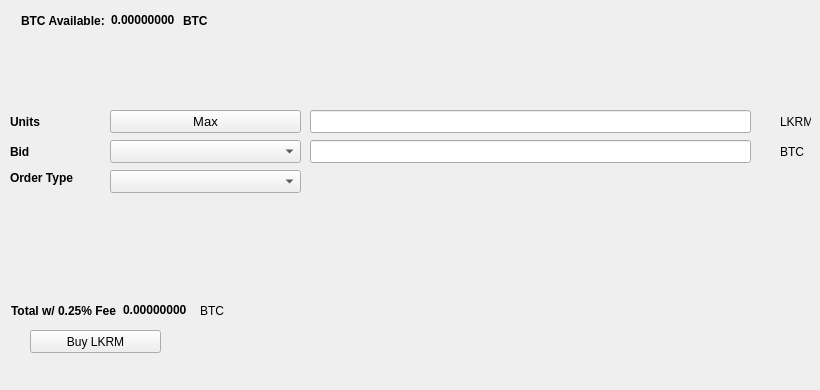
   <widget class="QWidget" name="BuyTab">
    <attribute name="title">
     <string>Buy</string>
    </attribute>
    <widget class="QPushButton" name="BuyLKRM">
     <property name="geometry">
      <rect>
       <x>30</x>
       <y>330</y>
       <width>131</width>
       <height>23</height>
      </rect>
     </property>
     <property name="text">
      <string>Buy LKRM</string>
     </property>
     <property name="icon">
      <iconset resource="../lkrm.qrc">
       <normaloff>:/icons/bitcoin</normaloff>:/icons/bitcoin</iconset>
     </property>
    </widget>
    <widget class="QLabel" name="label_3">
     <property name="geometry">
      <rect>
       <x>10</x>
       <y>110</y>
       <width>46</width>
       <height>23</height>
      </rect>
     </property>
     <property name="font">
      <font>
       <weight>75</weight>
       <bold>true</bold>
      </font>
     </property>
     <property name="text">
      <string>Units</string>
     </property>
    </widget>
    <widget class="QLineEdit" name="UnitsInput">
     <property name="geometry">
      <rect>
       <x>310</x>
       <y>110</y>
       <width>441</width>
       <height>23</height>
      </rect>
     </property>
     <property name="font">
      <font>
       <pointsize>9</pointsize>
       <weight>75</weight>
       <bold>true</bold>
      </font>
     </property>
    </widget>
    <widget class="QLineEdit" name="BuyBidPriceEdit">
     <property name="geometry">
      <rect>
       <x>310</x>
       <y>140</y>
       <width>441</width>
       <height>23</height>
      </rect>
     </property>
     <property name="font">
      <font>
       <pointsize>9</pointsize>
       <weight>75</weight>
       <bold>true</bold>
      </font>
     </property>
    </widget>
    <widget class="QLabel" name="label_4">
     <property name="geometry">
      <rect>
       <x>780</x>
       <y>110</y>
       <width>31</width>
       <height>23</height>
      </rect>
     </property>
     <property name="text">
      <string>LKRM</string>
     </property>
    </widget>
    <widget class="QLabel" name="label_5">
     <property name="geometry">
      <rect>
       <x>780</x>
       <y>140</y>
       <width>31</width>
       <height>23</height>
      </rect>
     </property>
     <property name="text">
      <string>BTC</string>
     </property>
    </widget>
    <widget class="QLabel" name="label_6">
     <property name="geometry">
      <rect>
       <x>10</x>
       <y>140</y>
       <width>46</width>
       <height>23</height>
      </rect>
     </property>
     <property name="font">
      <font>
       <weight>75</weight>
       <bold>true</bold>
      </font>
     </property>
     <property name="text">
      <string>Bid</string>
     </property>
    </widget>
    <widget class="QLabel" name="label_7">
     <property name="geometry">
      <rect>
       <x>10</x>
       <y>170</y>
       <width>91</width>
       <height>16</height>
      </rect>
     </property>
     <property name="font">
      <font>
       <weight>75</weight>
       <bold>true</bold>
      </font>
     </property>
     <property name="text">
      <string>Order Type</string>
     </property>
    </widget>
    <widget class="QPushButton" name="Buy_Max_Amount">
     <property name="geometry">
      <rect>
       <x>110</x>
       <y>110</y>
       <width>191</width>
       <height>23</height>
      </rect>
     </property>
     <property name="font">
      <font>
       <pointsize>10</pointsize>
      </font>
     </property>
     <property name="text">
      <string>Max</string>
     </property>
    </widget>
    <widget class="QComboBox" name="BuyBidcomboBox">
     <property name="geometry">
      <rect>
       <x>110</x>
       <y>140</y>
       <width>191</width>
       <height>23</height>
      </rect>
     </property>
     <property name="font">
      <font>
       <pointsize>10</pointsize>
      </font>
     </property>
    </widget>
    <widget class="QComboBox" name="buyOrdertypeCombo">
     <property name="geometry">
      <rect>
       <x>110</x>
       <y>170</y>
       <width>191</width>
       <height>23</height>
      </rect>
     </property>
     <property name="font">
      <font>
       <pointsize>10</pointsize>
      </font>
     </property>
    </widget>
    <widget class="QWidget" name="layoutWidget1">
     <property name="geometry">
      <rect>
       <x>21</x>
       <y>11</y>
       <width>227</width>
       <height>19</height>
      </rect>
     </property>
     <layout class="QHBoxLayout" name="horizontalLayout_3">
      <item>
       <widget class="QLabel" name="label232">
        <property name="font">
         <font>
          <weight>75</weight>
          <bold>true</bold>
         </font>
        </property>
        <property name="text">
         <string>BTC Available:</string>
        </property>
       </widget>
      </item>
      <item>
       <widget class="QLabel" name="BtcAvailableLbl">
        <property name="palette">
         <palette>
          <active>
           <colorrole role="WindowText">
            <brush brushstyle="SolidPattern">
             <color alpha="255">
              <red>0</red>
              <green>0</green>
              <blue>0</blue>
             </color>
            </brush>
           </colorrole>
           <colorrole role="Button">
            <brush brushstyle="SolidPattern">
             <color alpha="255">
              <red>0</red>
              <green>170</green>
              <blue>0</blue>
             </color>
            </brush>
           </colorrole>
           <colorrole role="Light">
            <brush brushstyle="SolidPattern">
             <color alpha="255">
              <red>0</red>
              <green>255</green>
              <blue>0</blue>
             </color>
            </brush>
           </colorrole>
           <colorrole role="Midlight">
            <brush brushstyle="SolidPattern">
             <color alpha="255">
              <red>0</red>
              <green>212</green>
              <blue>0</blue>
             </color>
            </brush>
           </colorrole>
           <colorrole role="Dark">
            <brush brushstyle="SolidPattern">
             <color alpha="255">
              <red>0</red>
              <green>85</green>
              <blue>0</blue>
             </color>
            </brush>
           </colorrole>
           <colorrole role="Mid">
            <brush brushstyle="SolidPattern">
             <color alpha="255">
              <red>0</red>
              <green>113</green>
              <blue>0</blue>
             </color>
            </brush>
           </colorrole>
           <colorrole role="Text">
            <brush brushstyle="SolidPattern">
             <color alpha="255">
              <red>0</red>
              <green>170</green>
              <blue>0</blue>
             </color>
            </brush>
           </colorrole>
           <colorrole role="BrightText">
            <brush brushstyle="SolidPattern">
             <color alpha="255">
              <red>255</red>
              <green>255</green>
              <blue>255</blue>
             </color>
            </brush>
           </colorrole>
           <colorrole role="ButtonText">
            <brush brushstyle="SolidPattern">
             <color alpha="255">
              <red>0</red>
              <green>0</green>
              <blue>0</blue>
             </color>
            </brush>
           </colorrole>
           <colorrole role="Base">
            <brush brushstyle="SolidPattern">
             <color alpha="255">
              <red>255</red>
              <green>255</green>
              <blue>255</blue>
             </color>
            </brush>
           </colorrole>
           <colorrole role="Window">
            <brush brushstyle="SolidPattern">
             <color alpha="255">
              <red>0</red>
              <green>170</green>
              <blue>0</blue>
             </color>
            </brush>
           </colorrole>
           <colorrole role="Shadow">
            <brush brushstyle="SolidPattern">
             <color alpha="255">
              <red>0</red>
              <green>0</green>
              <blue>0</blue>
             </color>
            </brush>
           </colorrole>
           <colorrole role="AlternateBase">
            <brush brushstyle="SolidPattern">
             <color alpha="255">
              <red>127</red>
              <green>212</green>
              <blue>127</blue>
             </color>
            </brush>
           </colorrole>
           <colorrole role="ToolTipBase">
            <brush brushstyle="SolidPattern">
             <color alpha="255">
              <red>255</red>
              <green>255</green>
              <blue>220</blue>
             </color>
            </brush>
           </colorrole>
           <colorrole role="ToolTipText">
            <brush brushstyle="SolidPattern">
             <color alpha="255">
              <red>0</red>
              <green>0</green>
              <blue>0</blue>
             </color>
            </brush>
           </colorrole>
          </active>
          <inactive>
           <colorrole role="WindowText">
            <brush brushstyle="SolidPattern">
             <color alpha="255">
              <red>0</red>
              <green>0</green>
              <blue>0</blue>
             </color>
            </brush>
           </colorrole>
           <colorrole role="Button">
            <brush brushstyle="SolidPattern">
             <color alpha="255">
              <red>0</red>
              <green>170</green>
              <blue>0</blue>
             </color>
            </brush>
           </colorrole>
           <colorrole role="Light">
            <brush brushstyle="SolidPattern">
             <color alpha="255">
              <red>0</red>
              <green>255</green>
              <blue>0</blue>
             </color>
            </brush>
           </colorrole>
           <colorrole role="Midlight">
            <brush brushstyle="SolidPattern">
             <color alpha="255">
              <red>0</red>
              <green>212</green>
              <blue>0</blue>
             </color>
            </brush>
           </colorrole>
           <colorrole role="Dark">
            <brush brushstyle="SolidPattern">
             <color alpha="255">
              <red>0</red>
              <green>85</green>
              <blue>0</blue>
             </color>
            </brush>
           </colorrole>
           <colorrole role="Mid">
            <brush brushstyle="SolidPattern">
             <color alpha="255">
              <red>0</red>
              <green>113</green>
              <blue>0</blue>
             </color>
            </brush>
           </colorrole>
           <colorrole role="Text">
            <brush brushstyle="SolidPattern">
             <color alpha="255">
              <red>0</red>
              <green>170</green>
              <blue>0</blue>
             </color>
            </brush>
           </colorrole>
           <colorrole role="BrightText">
            <brush brushstyle="SolidPattern">
             <color alpha="255">
              <red>255</red>
              <green>255</green>
              <blue>255</blue>
             </color>
            </brush>
           </colorrole>
           <colorrole role="ButtonText">
            <brush brushstyle="SolidPattern">
             <color alpha="255">
              <red>0</red>
              <green>0</green>
              <blue>0</blue>
             </color>
            </brush>
           </colorrole>
           <colorrole role="Base">
            <brush brushstyle="SolidPattern">
             <color alpha="255">
              <red>255</red>
              <green>255</green>
              <blue>255</blue>
             </color>
            </brush>
           </colorrole>
           <colorrole role="Window">
            <brush brushstyle="SolidPattern">
             <color alpha="255">
              <red>0</red>
              <green>170</green>
              <blue>0</blue>
             </color>
            </brush>
           </colorrole>
           <colorrole role="Shadow">
            <brush brushstyle="SolidPattern">
             <color alpha="255">
              <red>0</red>
              <green>0</green>
              <blue>0</blue>
             </color>
            </brush>
           </colorrole>
           <colorrole role="AlternateBase">
            <brush brushstyle="SolidPattern">
             <color alpha="255">
              <red>127</red>
              <green>212</green>
              <blue>127</blue>
             </color>
            </brush>
           </colorrole>
           <colorrole role="ToolTipBase">
            <brush brushstyle="SolidPattern">
             <color alpha="255">
              <red>255</red>
              <green>255</green>
              <blue>220</blue>
             </color>
            </brush>
           </colorrole>
           <colorrole role="ToolTipText">
            <brush brushstyle="SolidPattern">
             <color alpha="255">
              <red>0</red>
              <green>0</green>
              <blue>0</blue>
             </color>
            </brush>
           </colorrole>
          </inactive>
          <disabled>
           <colorrole role="WindowText">
            <brush brushstyle="SolidPattern">
             <color alpha="255">
              <red>0</red>
              <green>85</green>
              <blue>0</blue>
             </color>
            </brush>
           </colorrole>
           <colorrole role="Button">
            <brush brushstyle="SolidPattern">
             <color alpha="255">
              <red>0</red>
              <green>170</green>
              <blue>0</blue>
             </color>
            </brush>
           </colorrole>
           <colorrole role="Light">
            <brush brushstyle="SolidPattern">
             <color alpha="255">
              <red>0</red>
              <green>255</green>
              <blue>0</blue>
             </color>
            </brush>
           </colorrole>
           <colorrole role="Midlight">
            <brush brushstyle="SolidPattern">
             <color alpha="255">
              <red>0</red>
              <green>212</green>
              <blue>0</blue>
             </color>
            </brush>
           </colorrole>
           <colorrole role="Dark">
            <brush brushstyle="SolidPattern">
             <color alpha="255">
              <red>0</red>
              <green>85</green>
              <blue>0</blue>
             </color>
            </brush>
           </colorrole>
           <colorrole role="Mid">
            <brush brushstyle="SolidPattern">
             <color alpha="255">
              <red>0</red>
              <green>113</green>
              <blue>0</blue>
             </color>
            </brush>
           </colorrole>
           <colorrole role="Text">
            <brush brushstyle="SolidPattern">
             <color alpha="255">
              <red>0</red>
              <green>85</green>
              <blue>0</blue>
             </color>
            </brush>
           </colorrole>
           <colorrole role="BrightText">
            <brush brushstyle="SolidPattern">
             <color alpha="255">
              <red>255</red>
              <green>255</green>
              <blue>255</blue>
             </color>
            </brush>
           </colorrole>
           <colorrole role="ButtonText">
            <brush brushstyle="SolidPattern">
             <color alpha="255">
              <red>0</red>
              <green>85</green>
              <blue>0</blue>
             </color>
            </brush>
           </colorrole>
           <colorrole role="Base">
            <brush brushstyle="SolidPattern">
             <color alpha="255">
              <red>0</red>
              <green>170</green>
              <blue>0</blue>
             </color>
            </brush>
           </colorrole>
           <colorrole role="Window">
            <brush brushstyle="SolidPattern">
             <color alpha="255">
              <red>0</red>
              <green>170</green>
              <blue>0</blue>
             </color>
            </brush>
           </colorrole>
           <colorrole role="Shadow">
            <brush brushstyle="SolidPattern">
             <color alpha="255">
              <red>0</red>
              <green>0</green>
              <blue>0</blue>
             </color>
            </brush>
           </colorrole>
           <colorrole role="AlternateBase">
            <brush brushstyle="SolidPattern">
             <color alpha="255">
              <red>0</red>
              <green>170</green>
              <blue>0</blue>
             </color>
            </brush>
           </colorrole>
           <colorrole role="ToolTipBase">
            <brush brushstyle="SolidPattern">
             <color alpha="255">
              <red>255</red>
              <green>255</green>
              <blue>220</blue>
             </color>
            </brush>
           </colorrole>
           <colorrole role="ToolTipText">
            <brush brushstyle="SolidPattern">
             <color alpha="255">
              <red>0</red>
              <green>0</green>
              <blue>0</blue>
             </color>
            </brush>
           </colorrole>
          </disabled>
         </palette>
        </property>
        <property name="font">
         <font>
          <weight>75</weight>
          <bold>true</bold>
         </font>
        </property>
        <property name="text">
         <string>0.00000000</string>
        </property>
        <property name="textInteractionFlags">
         <set>Qt::LinksAccessibleByMouse|Qt::TextSelectableByKeyboard|Qt::TextSelectableByMouse</set>
        </property>
       </widget>
      </item>
      <item>
       <widget class="QLabel" name="BtcAvailableLbl_2">
        <property name="font">
         <font>
          <weight>75</weight>
          <bold>true</bold>
         </font>
        </property>
        <property name="text">
         <string>BTC</string>
        </property>
       </widget>
      </item>
     </layout>
    </widget>
    <widget class="QWidget" name="layoutWidge2">
     <property name="geometry">
      <rect>
       <x>11</x>
       <y>301</y>
       <width>259</width>
       <height>19</height>
      </rect>
     </property>
     <layout class="QHBoxLayout" name="horizontalLayout_4">
      <item>
       <widget class="QLabel" name="label_9">
        <property name="font">
         <font>
          <weight>75</weight>
          <bold>true</bold>
         </font>
        </property>
        <property name="text">
         <string>Total w/ 0.25% Fee</string>
        </property>
       </widget>
      </item>
      <item>
       <widget class="QLabel" name="BuyCostLabel">
        <property name="palette">
         <palette>
          <active>
           <colorrole role="WindowText">
            <brush brushstyle="SolidPattern">
             <color alpha="255">
              <red>0</red>
              <green>0</green>
              <blue>0</blue>
             </color>
            </brush>
           </colorrole>
           <colorrole role="Button">
            <brush brushstyle="SolidPattern">
             <color alpha="255">
              <red>0</red>
              <green>170</green>
              <blue>0</blue>
             </color>
            </brush>
           </colorrole>
           <colorrole role="Light">
            <brush brushstyle="SolidPattern">
             <color alpha="255">
              <red>0</red>
              <green>255</green>
              <blue>0</blue>
             </color>
            </brush>
           </colorrole>
           <colorrole role="Midlight">
            <brush brushstyle="SolidPattern">
             <color alpha="255">
              <red>0</red>
              <green>212</green>
              <blue>0</blue>
             </color>
            </brush>
           </colorrole>
           <colorrole role="Dark">
            <brush brushstyle="SolidPattern">
             <color alpha="255">
              <red>0</red>
              <green>85</green>
              <blue>0</blue>
             </color>
            </brush>
           </colorrole>
           <colorrole role="Mid">
            <brush brushstyle="SolidPattern">
             <color alpha="255">
              <red>0</red>
              <green>113</green>
              <blue>0</blue>
             </color>
            </brush>
           </colorrole>
           <colorrole role="Text">
            <brush brushstyle="SolidPattern">
             <color alpha="255">
              <red>0</red>
              <green>170</green>
              <blue>0</blue>
             </color>
            </brush>
           </colorrole>
           <colorrole role="BrightText">
            <brush brushstyle="SolidPattern">
             <color alpha="255">
              <red>255</red>
              <green>255</green>
              <blue>255</blue>
             </color>
            </brush>
           </colorrole>
           <colorrole role="ButtonText">
            <brush brushstyle="SolidPattern">
             <color alpha="255">
              <red>0</red>
              <green>0</green>
              <blue>0</blue>
             </color>
            </brush>
           </colorrole>
           <colorrole role="Base">
            <brush brushstyle="SolidPattern">
             <color alpha="255">
              <red>255</red>
              <green>255</green>
              <blue>255</blue>
             </color>
            </brush>
           </colorrole>
           <colorrole role="Window">
            <brush brushstyle="SolidPattern">
             <color alpha="255">
              <red>0</red>
              <green>170</green>
              <blue>0</blue>
             </color>
            </brush>
           </colorrole>
           <colorrole role="Shadow">
            <brush brushstyle="SolidPattern">
             <color alpha="255">
              <red>0</red>
              <green>0</green>
              <blue>0</blue>
             </color>
            </brush>
           </colorrole>
           <colorrole role="AlternateBase">
            <brush brushstyle="SolidPattern">
             <color alpha="255">
              <red>127</red>
              <green>212</green>
              <blue>127</blue>
             </color>
            </brush>
           </colorrole>
           <colorrole role="ToolTipBase">
            <brush brushstyle="SolidPattern">
             <color alpha="255">
              <red>255</red>
              <green>255</green>
              <blue>220</blue>
             </color>
            </brush>
           </colorrole>
           <colorrole role="ToolTipText">
            <brush brushstyle="SolidPattern">
             <color alpha="255">
              <red>0</red>
              <green>0</green>
              <blue>0</blue>
             </color>
            </brush>
           </colorrole>
          </active>
          <inactive>
           <colorrole role="WindowText">
            <brush brushstyle="SolidPattern">
             <color alpha="255">
              <red>0</red>
              <green>0</green>
              <blue>0</blue>
             </color>
            </brush>
           </colorrole>
           <colorrole role="Button">
            <brush brushstyle="SolidPattern">
             <color alpha="255">
              <red>0</red>
              <green>170</green>
              <blue>0</blue>
             </color>
            </brush>
           </colorrole>
           <colorrole role="Light">
            <brush brushstyle="SolidPattern">
             <color alpha="255">
              <red>0</red>
              <green>255</green>
              <blue>0</blue>
             </color>
            </brush>
           </colorrole>
           <colorrole role="Midlight">
            <brush brushstyle="SolidPattern">
             <color alpha="255">
              <red>0</red>
              <green>212</green>
              <blue>0</blue>
             </color>
            </brush>
           </colorrole>
           <colorrole role="Dark">
            <brush brushstyle="SolidPattern">
             <color alpha="255">
              <red>0</red>
              <green>85</green>
              <blue>0</blue>
             </color>
            </brush>
           </colorrole>
           <colorrole role="Mid">
            <brush brushstyle="SolidPattern">
             <color alpha="255">
              <red>0</red>
              <green>113</green>
              <blue>0</blue>
             </color>
            </brush>
           </colorrole>
           <colorrole role="Text">
            <brush brushstyle="SolidPattern">
             <color alpha="255">
              <red>0</red>
              <green>170</green>
              <blue>0</blue>
             </color>
            </brush>
           </colorrole>
           <colorrole role="BrightText">
            <brush brushstyle="SolidPattern">
             <color alpha="255">
              <red>255</red>
              <green>255</green>
              <blue>255</blue>
             </color>
            </brush>
           </colorrole>
           <colorrole role="ButtonText">
            <brush brushstyle="SolidPattern">
             <color alpha="255">
              <red>0</red>
              <green>0</green>
              <blue>0</blue>
             </color>
            </brush>
           </colorrole>
           <colorrole role="Base">
            <brush brushstyle="SolidPattern">
             <color alpha="255">
              <red>255</red>
              <green>255</green>
              <blue>255</blue>
             </color>
            </brush>
           </colorrole>
           <colorrole role="Window">
            <brush brushstyle="SolidPattern">
             <color alpha="255">
              <red>0</red>
              <green>170</green>
              <blue>0</blue>
             </color>
            </brush>
           </colorrole>
           <colorrole role="Shadow">
            <brush brushstyle="SolidPattern">
             <color alpha="255">
              <red>0</red>
              <green>0</green>
              <blue>0</blue>
             </color>
            </brush>
           </colorrole>
           <colorrole role="AlternateBase">
            <brush brushstyle="SolidPattern">
             <color alpha="255">
              <red>127</red>
              <green>212</green>
              <blue>127</blue>
             </color>
            </brush>
           </colorrole>
           <colorrole role="ToolTipBase">
            <brush brushstyle="SolidPattern">
             <color alpha="255">
              <red>255</red>
              <green>255</green>
              <blue>220</blue>
             </color>
            </brush>
           </colorrole>
           <colorrole role="ToolTipText">
            <brush brushstyle="SolidPattern">
             <color alpha="255">
              <red>0</red>
              <green>0</green>
              <blue>0</blue>
             </color>
            </brush>
           </colorrole>
          </inactive>
          <disabled>
           <colorrole role="WindowText">
            <brush brushstyle="SolidPattern">
             <color alpha="255">
              <red>0</red>
              <green>85</green>
              <blue>0</blue>
             </color>
            </brush>
           </colorrole>
           <colorrole role="Button">
            <brush brushstyle="SolidPattern">
             <color alpha="255">
              <red>0</red>
              <green>170</green>
              <blue>0</blue>
             </color>
            </brush>
           </colorrole>
           <colorrole role="Light">
            <brush brushstyle="SolidPattern">
             <color alpha="255">
              <red>0</red>
              <green>255</green>
              <blue>0</blue>
             </color>
            </brush>
           </colorrole>
           <colorrole role="Midlight">
            <brush brushstyle="SolidPattern">
             <color alpha="255">
              <red>0</red>
              <green>212</green>
              <blue>0</blue>
             </color>
            </brush>
           </colorrole>
           <colorrole role="Dark">
            <brush brushstyle="SolidPattern">
             <color alpha="255">
              <red>0</red>
              <green>85</green>
              <blue>0</blue>
             </color>
            </brush>
           </colorrole>
           <colorrole role="Mid">
            <brush brushstyle="SolidPattern">
             <color alpha="255">
              <red>0</red>
              <green>113</green>
              <blue>0</blue>
             </color>
            </brush>
           </colorrole>
           <colorrole role="Text">
            <brush brushstyle="SolidPattern">
             <color alpha="255">
              <red>0</red>
              <green>85</green>
              <blue>0</blue>
             </color>
            </brush>
           </colorrole>
           <colorrole role="BrightText">
            <brush brushstyle="SolidPattern">
             <color alpha="255">
              <red>255</red>
              <green>255</green>
              <blue>255</blue>
             </color>
            </brush>
           </colorrole>
           <colorrole role="ButtonText">
            <brush brushstyle="SolidPattern">
             <color alpha="255">
              <red>0</red>
              <green>85</green>
              <blue>0</blue>
             </color>
            </brush>
           </colorrole>
           <colorrole role="Base">
            <brush brushstyle="SolidPattern">
             <color alpha="255">
              <red>0</red>
              <green>170</green>
              <blue>0</blue>
             </color>
            </brush>
           </colorrole>
           <colorrole role="Window">
            <brush brushstyle="SolidPattern">
             <color alpha="255">
              <red>0</red>
              <green>170</green>
              <blue>0</blue>
             </color>
            </brush>
           </colorrole>
           <colorrole role="Shadow">
            <brush brushstyle="SolidPattern">
             <color alpha="255">
              <red>0</red>
              <green>0</green>
              <blue>0</blue>
             </color>
            </brush>
           </colorrole>
           <colorrole role="AlternateBase">
            <brush brushstyle="SolidPattern">
             <color alpha="255">
              <red>0</red>
              <green>170</green>
              <blue>0</blue>
             </color>
            </brush>
           </colorrole>
           <colorrole role="ToolTipBase">
            <brush brushstyle="SolidPattern">
             <color alpha="255">
              <red>255</red>
              <green>255</green>
              <blue>220</blue>
             </color>
            </brush>
           </colorrole>
           <colorrole role="ToolTipText">
            <brush brushstyle="SolidPattern">
             <color alpha="255">
              <red>0</red>
              <green>0</green>
              <blue>0</blue>
             </color>
            </brush>
           </colorrole>
          </disabled>
         </palette>
        </property>
        <property name="font">
         <font>
          <weight>75</weight>
          <bold>true</bold>
         </font>
        </property>
        <property name="autoFillBackground">
         <bool>false</bool>
        </property>
        <property name="text">
         <string>0.00000000</string>
        </property>
        <property name="textInteractionFlags">
         <set>Qt::LinksAccessibleByMouse|Qt::TextSelectableByMouse</set>
        </property>
       </widget>
      </item>
      <item>
       <widget class="QLabel" name="label_10">
        <property name="font">
         <font>
          <weight>50</weight>
          <bold>false</bold>
         </font>
        </property>
        <property name="text">
         <string>BTC</string>
        </property>
       </widget>
      </item>
     </layout>
    </widget>
    <widget class="QLabel" name="label_24">
     <property name="geometry">
      <rect>
       <x>460</x>
       <y>300</y>
       <width>281</width>
       <height>81</height>
      </rect>
     </property>
     <property name="text">
      <string/>
     </property>
     <property name="pixmap">
      <pixmap>:/images/bittrex</pixmap>
     </property>
    </widget>
   </widget>
